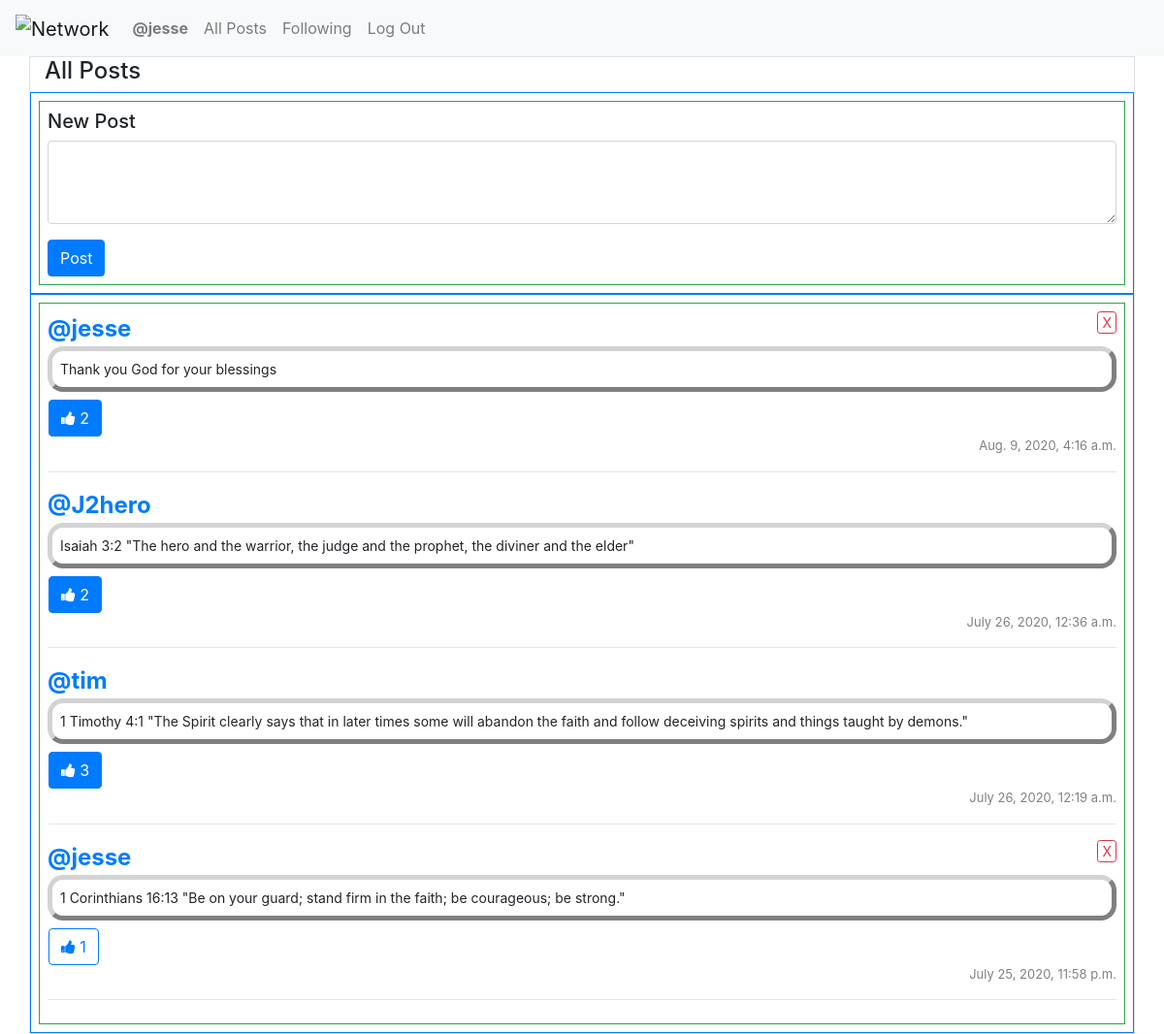
/ (signed in), run on the app's committed database.
### network/models.py (models this page shows, shortened)
class User(AbstractUser):
    following_count = models.IntegerField(default=0)
    followers_count = models.IntegerField(default=0)

class Post(models.Model):
    user = models.ForeignKey(User, on_delete=models.CASCADE, default="")
    content = models.TextField(max_length=64, default="")
    time = models.DateTimeField(default=now)
    likes = models.IntegerField(default=0)

### network/views.py (the view, shortened to what this page needs)
# urls.py: path("", views.index, name="index"),
def index(request):
    if (request.user.is_authenticated):
        liked_post_id_list = likedPostList(request)
        return render(request, "network/index.html", {
            "postForm": PostForm(),
            "posts": list(Post.objects.all().order_by('-time')),
            "liked_post_id_list": liked_post_id_list
        })
    return render(request, "network/index.html", {
        "posts": list(Post.objects.all().order_by('-time'))
    })

### network/views.py
class PostForm(forms.Form):
    content = forms.CharField(label="", widget=forms.Textarea(attrs={
        'id': 'new-post-textarea',
        'class': 'form-control',
        'name': 'new-post-textarea',
        'cols': 10,
        'rows': 3
    }))

### network/views.py (called while the page is built)
def likedPostList(request):
    liked_post_id_list = []
    if request.user:
        liked_posts = Like.objects.filter(user=request.user).all()
        for post in liked_posts:
            liked_post_id_list.append(post.post)
    return liked_post_id_list

### network/templates/network/index.html (shortened to what this page needs)
{% extends "network/layout.html" %} {% block body %}
<div class="container border">
    <h4>All Posts</h4>
    {% if user.is_authenticated %} {% if not newPost %}
    <div class="row border border-primary">
        <div class="col border border-success p-2 m-2">
            <h5>New Post</h5>
            <form action="{% url 'index' %}" method="post">
                <div class="form-group">
                    {{ postForm }}
                </div>
                <button class="btn btn-primary">Post</button>
            </form>
        </div>
    </div>
    {% else %}
    <div class="row border border-primary">
        <div class="col border border-success p-2 m-2">
            <span style="color:#5cb85c">Thank you for submitting your post!</span>
        </div>
    </div>
    {% endif %} {% endif %}
    <div class="row border border-primary">
        <div class="col border border-success p-2 m-2">
            {% include "modules/posts.html" %}
        </div>
    </div>
</div>
{% endblock %}

### network/templates/network/layout.html (shortened to what this page needs)
{% load static %}
<!DOCTYPE html>
<html lang="en">
    <head>
        <link rel="stylesheet" href="https://stackpath.bootstrapcdn.com/bootstrap/4.4.1/css/bootstrap.min.css">
        <link href="{% static 'network/styles.css' %}" rel="stylesheet">
        <link rel="stylesheet" href="https://cdnjs.cloudflare.com/ajax/libs/font-awesome/4.7.0/css/font-awesome.min.css">
    </head>
    <body>
        <nav class="navbar navbar-expand-lg navbar-light bg-light">
            <a class="navbar-brand" href="#">
                <img src="https://gyazo.com/2dc992d3aa39a8561c76a3cf6ad4dee6.png" alt="Network">
            </a>
            <div>
              <ul class="navbar-nav mr-auto">
                {% if user.is_authenticated %}
                    <li class="nav-item">
                        <a class="nav-link" href="{% url 'profile' user.username %}"><strong>@{{ user.username }}</strong></a>
                    </li>
                {% endif %}
                <li class="nav-item">
                  <a class="nav-link" href="{% url 'index' %}">All Posts</a>
                </li>
                {% if user.is_authenticated %}
                    <li class="nav-item">
                        <a class="nav-link" href="{% url 'following' %}">Following</a>
                    </li>
                    <li class="nav-item">
                        <a class="nav-link" href="{% url 'logout' %}">Log Out</a>
                    </li>
                {% endif %}
              </ul>
            </div>
          </nav>
        <div class="body">
            {% block body %}
            {% endblock %}
        </div>
    </body>
</html>

### network/templates/modules/posts.html
{% for post in posts %}
    {% if request.user.username == post.user.username %}
        <button
            type="button"
            class="btn btn-outline-danger btn-sm px-1 py-0 pull-right delete-button"
            data-post="{{ post.id }}">
                X
            </button>
    {% endif %}
    <ul class="post post-{{ post.id }}" data-post="{{ post.id }}">
        <li class="post-username"><a class="link-username" href="{% url 'profile' post.user.username %}">@{{ post.user.username }}</a></li>
        <li class="post-content">{{ post.content }}</li>
        <li class="post-likes">
            {% if user.is_authenticated %}
                {% if post.id in liked_post_id_list %}
                    <form class="likeForm">
                        <button
                            class="btn btn-primary"
                            type="button"
                            data-post="{{ post.id }}"
                            data-liked="true"
                            data-likes="{{ post.likes }}"
                            data-session-user="{{ request.user.username }}">
                                <i class="fa fa-thumbs-up"></i>
                                {{ post.likes }}
                        </button>
                    </form>
                {% else %}
                    <form class="likeForm">
                        <button
                            class="btn btn-outline-primary"
                            type="button"
                            data-post="{{ post.id }}"
                            data-liked="false"
                            data-likes="{{ post.likes }}"
                            data-session-user="{{ request.user.username }}">
                                <i class="fa fa-thumbs-up"></i>
                                {{ post.likes }}
                        </button>
                    </form>
                {% endif %}
            {% endif %}
        <li class="post-time">{{ post.time }}</li>
    </ul>
    <hr class="hr-{{ post.id }}">
{% empty %}
    <span class="post-empty">No posts at this time!</span>
{% endfor %}

### network/static/network/styles.css (style rules this page uses)
.post { padding: 0; list-style-type: none; }
.post-username { font-weight: bold; font-size: 24px; list-style: none; }
.post-content { padding: 8px; font-size: 14px; border-style: outset; border-color: lightgray; border-radius: 16px; border-width: thick; }
.post-time { text-align: right; color: gray; font-size: small; }
.post-likes { padding-left: 1px; padding-top: 8px; padding-bottom: 0px; color: #0275d8; font-size: 16px; }

### data on the page
User: username "jesse"
Post: user.username "jesse", content "Thank you God for your blessings", likes "2", time "Aug. 9, 2020, 4:16 a.m."
Post: user.username "J2hero", content "Isaiah 3:2 \"The hero and the warrior, the judge and the prophet, the diviner and the elder\"", likes "2", time "July 26, 2020, 12:36 a.m."
Post: user.username "tim", content "1 Timothy 4:1 \"The Spirit clearly says that in later times some will abandon the faith and follow deceiving spirits and things taught by demons.\"", likes "3", time "July 26, 2020, 12:19 a.m."
Post: user.username "jesse", content "1 Corinthians 16:13 \"Be on your guard; stand firm in the faith; be courageous; be strong.\"", likes "1", time "July 25, 2020, 11:58 p.m."
